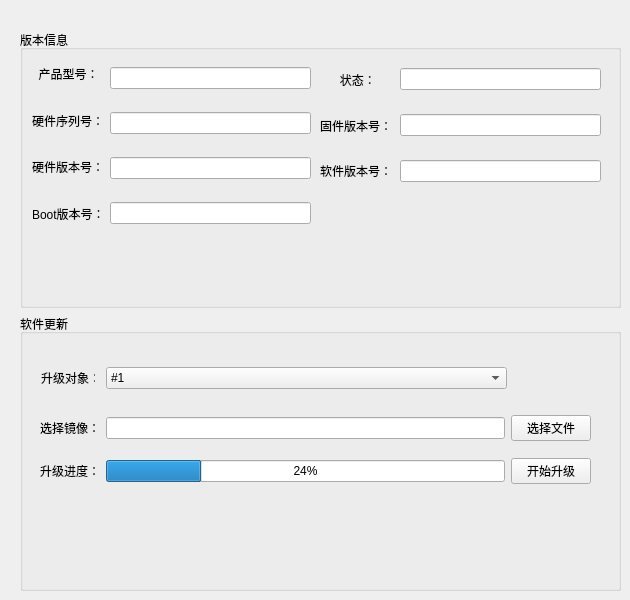
     <widget class="QWidget" name="ConfigPositionUpdate">
      <widget class="QWidget" name="layoutWidget">
       <property name="geometry">
        <rect>
         <x>20</x>
         <y>30</y>
         <width>601</width>
         <height>561</height>
        </rect>
       </property>
       <layout class="QVBoxLayout" name="verticalLayout_7">
        <item>
         <widget class="QGroupBox" name="groupBox_2">
          <property name="title">
           <string>版本信息</string>
          </property>
          <widget class="QWidget" name="layoutWidget">
           <property name="geometry">
            <rect>
             <x>380</x>
             <y>20</y>
             <width>201</width>
             <height>151</height>
            </rect>
           </property>
           <layout class="QVBoxLayout" name="verticalLayout_24">
            <item>
             <widget class="QLineEdit" name="lineEdit_8"/>
            </item>
            <item>
             <widget class="QLineEdit" name="lineEdit_9"/>
            </item>
            <item>
             <widget class="QLineEdit" name="lineEdit_10"/>
            </item>
           </layout>
          </widget>
          <widget class="QWidget" name="layoutWidget">
           <property name="geometry">
            <rect>
             <x>90</x>
             <y>20</y>
             <width>201</width>
             <height>191</height>
            </rect>
           </property>
           <layout class="QVBoxLayout" name="verticalLayout_23">
            <item>
             <widget class="QLineEdit" name="lineEdit_2"/>
            </item>
            <item>
             <widget class="QLineEdit" name="lineEdit_5"/>
            </item>
            <item>
             <widget class="QLineEdit" name="lineEdit_6"/>
            </item>
            <item>
             <widget class="QLineEdit" name="lineEdit_7"/>
            </item>
           </layout>
          </widget>
          <widget class="QWidget" name="layoutWidget">
           <property name="geometry">
            <rect>
             <x>12</x>
             <y>23</y>
             <width>74</width>
             <height>181</height>
            </rect>
           </property>
           <layout class="QVBoxLayout" name="verticalLayout_25">
            <item>
             <widget class="QLabel" name="label_6">
              <property name="text">
               <string>  产品型号：</string>
              </property>
             </widget>
            </item>
            <item>
             <widget class="QLabel" name="label_7">
              <property name="text">
               <string>硬件序列号：</string>
              </property>
             </widget>
            </item>
            <item>
             <widget class="QLabel" name="label_9">
              <property name="text">
               <string>硬件版本号：</string>
              </property>
             </widget>
            </item>
            <item>
             <widget class="QLabel" name="label_10">
              <property name="text">
               <string>Boot版本号：</string>
              </property>
             </widget>
            </item>
           </layout>
          </widget>
          <widget class="QWidget" name="layoutWidget">
           <property name="geometry">
            <rect>
             <x>300</x>
             <y>30</y>
             <width>74</width>
             <height>131</height>
            </rect>
           </property>
           <layout class="QVBoxLayout" name="verticalLayout_26">
            <item>
             <widget class="QLabel" name="label_11">
              <property name="text">
               <string>      状态：</string>
              </property>
             </widget>
            </item>
            <item>
             <widget class="QLabel" name="label_13">
              <property name="text">
               <string>固件版本号：</string>
              </property>
             </widget>
            </item>
            <item>
             <widget class="QLabel" name="label_12">
              <property name="text">
               <string>软件版本号：</string>
              </property>
             </widget>
            </item>
           </layout>
          </widget>
         </widget>
        </item>
        <item>
         <widget class="QGroupBox" name="groupBox">
          <property name="title">
           <string>软件更新</string>
          </property>
          <widget class="QWidget" name="layoutWidget">
           <property name="geometry">
            <rect>
             <x>20</x>
             <y>90</y>
             <width>551</width>
             <height>91</height>
            </rect>
           </property>
           <layout class="QVBoxLayout" name="verticalLayout_20">
            <item>
             <layout class="QHBoxLayout" name="horizontalLayout_7">
              <item>
               <widget class="QLabel" name="label_2">
                <property name="text">
                 <string>选择镜像：</string>
                </property>
               </widget>
              </item>
              <item>
               <widget class="QLineEdit" name="lineEdit"/>
              </item>
              <item>
               <widget class="QPushButton" name="btnchooseFile">
                <property name="text">
                 <string>选择文件</string>
                </property>
               </widget>
              </item>
             </layout>
            </item>
            <item>
             <layout class="QHBoxLayout" name="horizontalLayout_8">
              <item>
               <widget class="QLabel" name="label_5">
                <property name="text">
                 <string>升级进度：</string>
                </property>
               </widget>
              </item>
              <item>
               <widget class="QProgressBar" name="progressBar">
                <property name="value">
                 <number>24</number>
                </property>
               </widget>
              </item>
              <item>
               <widget class="QPushButton" name="btnstartUpdate">
                <property name="text">
                 <string>开始升级</string>
                </property>
               </widget>
              </item>
             </layout>
            </item>
           </layout>
          </widget>
          <widget class="QLabel" name="label">
           <property name="geometry">
            <rect>
             <x>21</x>
             <y>58</y>
             <width>54</width>
             <height>12</height>
            </rect>
           </property>
           <property name="text">
            <string>升级对象：</string>
           </property>
          </widget>
          <widget class="QComboBox" name="comboBox">
           <property name="geometry">
            <rect>
             <x>86</x>
             <y>53</y>
             <width>401</width>
             <height>22</height>
            </rect>
           </property>
           <item>
            <property name="text">
             <string>#1</string>
            </property>
           </item>
           <item>
            <property name="text">
             <string>#2</string>
            </property>
           </item>
           <item>
            <property name="text">
             <string>#3</string>
            </property>
           </item>
          </widget>
         </widget>
        </item>
       </layout>
      </widget>
     </widget>
